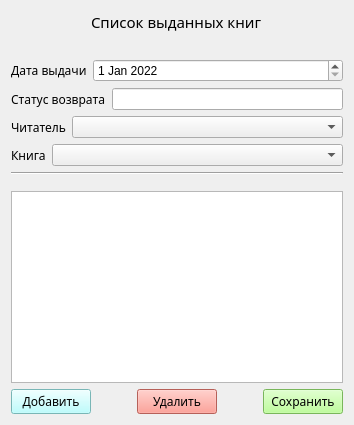
        <widget class="QWidget" name="page_3_for_admin">
         <layout class="QVBoxLayout" name="verticalLayout_8">
          <item alignment="Qt::AlignHCenter">
           <widget class="QLabel" name="label_3">
            <property name="font">
             <font>
              <family>Nunito ExtraBold</family>
              <pointsize>11</pointsize>
              <weight>50</weight>
              <italic>false</italic>
              <bold>false</bold>
             </font>
            </property>
            <property name="text">
             <string>Список выданных книг</string>
            </property>
           </widget>
          </item>
          <item>
           <spacer name="verticalSpacer_4">
            <property name="orientation">
             <enum>Qt::Vertical</enum>
            </property>
            <property name="sizeType">
             <enum>QSizePolicy::Minimum</enum>
            </property>
            <property name="sizeHint" stdset="0">
             <size>
              <width>20</width>
              <height>20</height>
             </size>
            </property>
           </spacer>
          </item>
          <item>
           <layout class="QVBoxLayout" name="verticalLayout_11">
            <item>
             <layout class="QHBoxLayout" name="horizontalLayout_24">
              <item>
               <widget class="QLabel" name="label_22">
                <property name="font">
                 <font>
                  <family>Nunito</family>
                 </font>
                </property>
                <property name="text">
                 <string>Дата выдачи</string>
                </property>
               </widget>
              </item>
              <item>
               <widget class="QDateEdit" name="issues_date">
                <property name="sizePolicy">
                 <sizepolicy hsizetype="Expanding" vsizetype="Fixed">
                  <horstretch>0</horstretch>
                  <verstretch>0</verstretch>
                 </sizepolicy>
                </property>
                <property name="dateTime">
                 <datetime>
                  <hour>0</hour>
                  <minute>0</minute>
                  <second>0</second>
                  <year>2022</year>
                  <month>1</month>
                  <day>1</day>
                 </datetime>
                </property>
               </widget>
              </item>
             </layout>
            </item>
            <item>
             <layout class="QHBoxLayout" name="horizontalLayout_25">
              <item>
               <widget class="QLabel" name="label_23">
                <property name="font">
                 <font>
                  <family>Nunito</family>
                 </font>
                </property>
                <property name="text">
                 <string>Статус возврата</string>
                </property>
               </widget>
              </item>
              <item>
               <widget class="QLineEdit" name="issues_status"/>
              </item>
             </layout>
            </item>
            <item>
             <layout class="QHBoxLayout" name="horizontalLayout_43">
              <item>
               <widget class="QLabel" name="label_30">
                <property name="font">
                 <font>
                  <family>Nunito</family>
                 </font>
                </property>
                <property name="text">
                 <string>Читатель</string>
                </property>
               </widget>
              </item>
              <item>
               <widget class="QComboBox" name="readers_combobox">
                <property name="sizePolicy">
                 <sizepolicy hsizetype="Expanding" vsizetype="Fixed">
                  <horstretch>0</horstretch>
                  <verstretch>0</verstretch>
                 </sizepolicy>
                </property>
               </widget>
              </item>
             </layout>
            </item>
            <item>
             <layout class="QHBoxLayout" name="horizontalLayout_44">
              <item>
               <widget class="QLabel" name="label_33">
                <property name="font">
                 <font>
                  <family>Nunito</family>
                 </font>
                </property>
                <property name="text">
                 <string>Книга</string>
                </property>
               </widget>
              </item>
              <item>
               <widget class="QComboBox" name="books_combobox">
                <property name="sizePolicy">
                 <sizepolicy hsizetype="Expanding" vsizetype="Fixed">
                  <horstretch>0</horstretch>
                  <verstretch>0</verstretch>
                 </sizepolicy>
                </property>
               </widget>
              </item>
             </layout>
            </item>
           </layout>
          </item>
          <item>
           <widget class="Line" name="line_4">
            <property name="orientation">
             <enum>Qt::Horizontal</enum>
            </property>
           </widget>
          </item>
          <item>
           <spacer name="verticalSpacer_9">
            <property name="orientation">
             <enum>Qt::Vertical</enum>
            </property>
            <property name="sizeType">
             <enum>QSizePolicy::Minimum</enum>
            </property>
            <property name="sizeHint" stdset="0">
             <size>
              <width>20</width>
              <height>10</height>
             </size>
            </property>
           </spacer>
          </item>
          <item>
           <widget class="QTableWidget" name="table_issues">
            <property name="font">
             <font>
              <family>Nunito</family>
             </font>
            </property>
           </widget>
          </item>
          <item>
           <layout class="QHBoxLayout" name="horizontalLayout_26">
            <item>
             <widget class="QPushButton" name="issues_add">
              <property name="font">
               <font>
                <family>Nunito</family>
               </font>
              </property>
              <property name="styleSheet">
               <string notr="true">background-color: rgb(170, 255, 255);</string>
              </property>
              <property name="text">
               <string>Добавить</string>
              </property>
             </widget>
            </item>
            <item>
             <spacer name="horizontalSpacer_7">
              <property name="orientation">
               <enum>Qt::Horizontal</enum>
              </property>
              <property name="sizeType">
               <enum>QSizePolicy::Fixed</enum>
              </property>
              <property name="sizeHint" stdset="0">
               <size>
                <width>40</width>
                <height>20</height>
               </size>
              </property>
             </spacer>
            </item>
            <item>
             <widget class="QPushButton" name="issues_delete">
              <property name="font">
               <font>
                <family>Nunito</family>
               </font>
              </property>
              <property name="styleSheet">
               <string notr="true">background-color: rgb(255, 135, 124);</string>
              </property>
              <property name="text">
               <string>Удалить</string>
              </property>
             </widget>
            </item>
            <item>
             <spacer name="horizontalSpacer_8">
              <property name="orientation">
               <enum>Qt::Horizontal</enum>
              </property>
              <property name="sizeType">
               <enum>QSizePolicy::Fixed</enum>
              </property>
              <property name="sizeHint" stdset="0">
               <size>
                <width>40</width>
                <height>20</height>
               </size>
              </property>
             </spacer>
            </item>
            <item>
             <widget class="QPushButton" name="issues_save">
              <property name="font">
               <font>
                <family>Nunito</family>
               </font>
              </property>
              <property name="styleSheet">
               <string notr="true">background-color: rgb(170, 255, 127);</string>
              </property>
              <property name="text">
               <string>Сохранить</string>
              </property>
             </widget>
            </item>
           </layout>
          </item>
         </layout>
        </widget>
